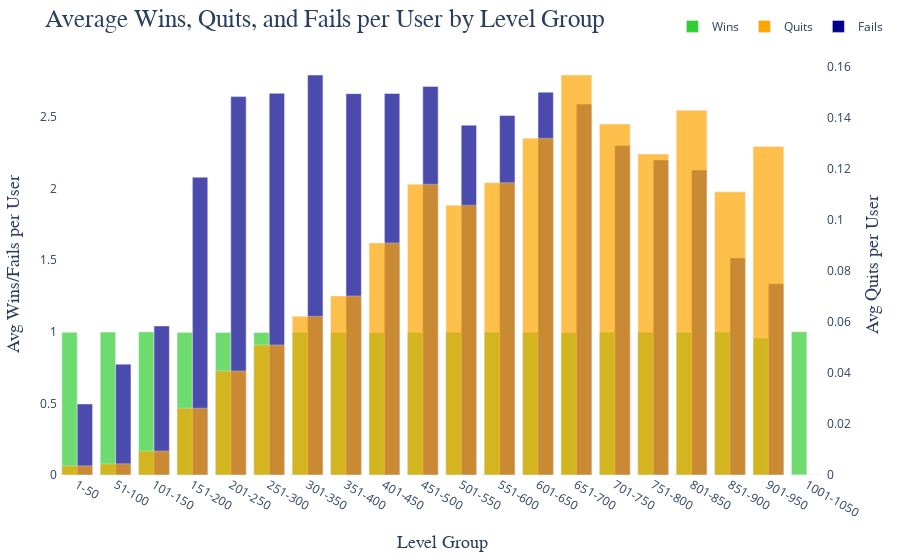

Source (notebook cell):
### Markdown cell above
#### Seviyelere gore win, fail ve quit oranlari

### Code cell
trace1 = go.Bar(
    x=df_level_status['level_group'],
    y=df_level_status['avg_wins_per_user'],
    name='Wins',
    marker=dict(color='limegreen', opacity=0.7),
)

# (secondary y-axis)
trace2 = go.Bar(
    x=df_level_status['level_group'],
    y=df_level_status['avg_quits_per_user'],
    name='Quits',
    marker=dict(color='orange', opacity=0.7),
    yaxis='y2'
)


trace3 = go.Bar(
    x=df_level_status['level_group'],
    y=df_level_status['avg_fails_per_user'],
    name='Fails',
    marker=dict(color='darkblue', opacity=0.7),
)


layout = go.Layout(
    title='Average Wins, Quits, and Fails per User by Level Group',
    title_font=dict(size=25, family="Arial, sans-serif"),
    xaxis=dict(
        title='Level Group',
        title_font=dict(size=18, family="Arial, sans-serif"),
        showgrid=False
    ),
    yaxis=dict(
        title='Avg Wins/Fails per User',
        title_font=dict(size=18, family="Arial, sans-serif"),
        showgrid=False
    ),
    yaxis2=dict(
        title='Avg Quits per User',
        title_font=dict(size=18, family="Arial, sans-serif"),
        overlaying='y',
        side='right',
        showgrid=False,
        rangemode="tozero"
    ),
    paper_bgcolor='white',
    plot_bgcolor='white',
    barmode='group',
    showlegend=True,
    legend=dict(x=0.8, y=1.1, orientation="h"),
    margin=dict(l=50, r=50, t=50, b=50)
)


fig = go.Figure(data=[trace1, trace2, trace3], layout=layout)


fig.show()

### Figure 1 — Plotly figure (JSON) as saved in the notebook; plotly's stock layout.template omitted (floating-point values rounded to 4 significant figures)
{"data": [{"marker": {"color": "limegreen", "opacity": 0.7}, "name": "Wins", "type": "bar", "x": ["1-50", "51-100", "101-150", "151-200", "201-250", "251-300", "301-350", "351-400", "401-450", "451-500", "501-550", "551-600", "601-650", "651-700", "701-750", "751-800", "801-850", "851-900", "901-950", "1001-1050"], "y": [0.996, 0.9976, 0.999, 0.9956, 0.9952, 0.9952, 0.9944, 0.9958, 0.9952, 0.9956, 0.9964, 0.9962, 0.9956, 0.9952, 0.9966, 0.9964, 0.9954, 0.9982, 0.9558, 1]}, {"marker": {"color": "orange", "opacity": 0.7}, "name": "Quits", "type": "bar", "x": ["1-50", "51-100", "101-150", "151-200", "201-250", "251-300", "301-350", "351-400", "401-450", "451-500", "501-550", "551-600", "601-650", "651-700", "701-750", "751-800", "801-850", "851-900", "901-950", "1001-1050"], "y": [0.0036, 0.0044, 0.0094, 0.0262, 0.0408, 0.051, 0.0622, 0.0702, 0.091, 0.114, 0.1058, 0.1146, 0.132, 0.1568, 0.1376, 0.1258, 0.143, 0.111, 0.1288, 0], "yaxis": "y2"}, {"marker": {"color": "darkblue", "opacity": 0.7}, "name": "Fails", "type": "bar", "x": ["1-50", "51-100", "101-150", "151-200", "201-250", "251-300", "301-350", "351-400", "401-450", "451-500", "501-550", "551-600", "601-650", "651-700", "701-750", "751-800", "801-850", "851-900", "901-950", "1001-1050"], "y": [0.496, 0.7738, 1.041, 2.079, 2.641, 2.664, 2.792, 2.662, 2.663, 2.713, 2.442, 2.509, 2.672, 2.589, 2.301, 2.199, 2.129, 1.516, 1.336, 0]}], "layout": {"barmode": "group", "legend": {"orientation": "h", "x": 0.8, "y": 1.1}, "margin": {"b": 50, "l": 50, "r": 50, "t": 50}, "paper_bgcolor": "white", "plot_bgcolor": "white", "showlegend": true, "title": {"font": {"family": "Arial, sans-serif", "size": 25}, "text": "Average Wins, Quits, and Fails per User by Level Group"}, "xaxis": {"showgrid": false, "title": {"font": {"family": "Arial, sans-serif", "size": 18}, "text": "Level Group"}}, "yaxis": {"showgrid": false, "title": {"font": {"family": "Arial, sans-serif", "size": 18}, "text": "Avg Wins/Fails per User"}}, "yaxis2": {"overlaying": "y", "rangemode": "tozero", "showgrid": false, "side": "right", "title": {"font": {"family": "Arial, sans-serif", "size": 18}, "text": "Avg Quits per User"}}}}
